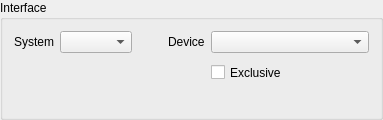
    <widget class="QGroupBox" name="qgbInterfaces">
     <property name="title">
      <string>Interface</string>
     </property>
     <layout class="QGridLayout" name="gridLayout">
      <item row="0" column="3">
       <widget class="QLabel" name="qliDevice">
        <property name="text">
         <string>Device</string>
        </property>
        <property name="buddy">
         <cstring>qcbDevice</cstring>
        </property>
       </widget>
      </item>
      <item row="0" column="1">
       <widget class="MUComboBox" name="qcbSystem">
        <property name="sizePolicy">
         <sizepolicy hsizetype="MinimumExpanding" vsizetype="Fixed">
          <horstretch>0</horstretch>
          <verstretch>0</verstretch>
         </sizepolicy>
        </property>
        <property name="toolTip">
         <string>Input backend for audio</string>
        </property>
        <property name="whatsThis">
         <string>&lt;b&gt;This is the input method to use for audio.&lt;/b&gt;</string>
        </property>
        <property name="accessibleName">
         <string>Audio input system</string>
        </property>
       </widget>
      </item>
      <item row="0" column="0">
       <widget class="QLabel" name="qliSystem">
        <property name="text">
         <string>System</string>
        </property>
        <property name="buddy">
         <cstring>qcbSystem</cstring>
        </property>
       </widget>
      </item>
      <item row="0" column="4">
       <widget class="MUComboBox" name="qcbDevice">
        <property name="sizePolicy">
         <sizepolicy hsizetype="MinimumExpanding" vsizetype="Fixed">
          <horstretch>1</horstretch>
          <verstretch>0</verstretch>
         </sizepolicy>
        </property>
        <property name="toolTip">
         <string>Input device for audio</string>
        </property>
        <property name="whatsThis">
         <string>&lt;b&gt;This is the input device to use for audio.&lt;/b&gt;</string>
        </property>
        <property name="accessibleName">
         <string>Audio input device</string>
        </property>
        <property name="sizeAdjustPolicy">
         <enum>QComboBox::AdjustToContents</enum>
        </property>
        <property name="minimumContentsLength">
         <number>16</number>
        </property>
       </widget>
      </item>
      <item row="2" column="4">
       <widget class="QCheckBox" name="qcbExclusive">
        <property name="minimumSize">
         <size>
          <width>0</width>
          <height>27</height>
         </size>
        </property>
        <property name="toolTip">
         <string>Exclusive mode</string>
        </property>
        <property name="whatsThis">
         <string>&lt;b&gt;This opens the device in exclusive mode.&lt;/b&gt;&lt;br /&gt;No other application will be able to use the device.</string>
        </property>
        <property name="text">
         <string>Exclusive</string>
        </property>
       </widget>
      </item>
      <item row="0" column="2">
       <spacer>
        <property name="orientation">
         <enum>Qt::Horizontal</enum>
        </property>
        <property name="sizeType">
         <enum>QSizePolicy::Maximum</enum>
        </property>
        <property name="sizeHint" stdset="0">
         <size>
          <width>24</width>
          <height>16</height>
         </size>
        </property>
       </spacer>
      </item>
      <item row="3" column="0" colspan="5">
       <widget class="QLabel" name="qlInputHelp">
        <property name="enabled">
         <bool>true</bool>
        </property>
        <property name="sizePolicy">
         <sizepolicy hsizetype="Minimum" vsizetype="Preferred">
          <horstretch>0</horstretch>
          <verstretch>0</verstretch>
         </sizepolicy>
        </property>
        <property name="text">
         <string/>
        </property>
        <property name="wordWrap">
         <bool>true</bool>
        </property>
       </widget>
      </item>
     </layout>
    </widget>
